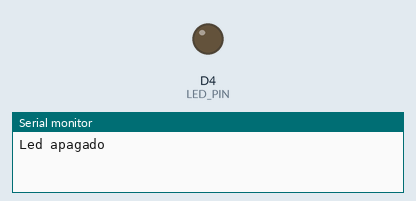
Simulated run of this sketch. Board: ESP8266 (NodeMCU). Parts: output pins drawn as LEDs (lit = HIGH), the last lines printed to the serial monitor.

Above: at 0.5 s.
At 5.0 s:
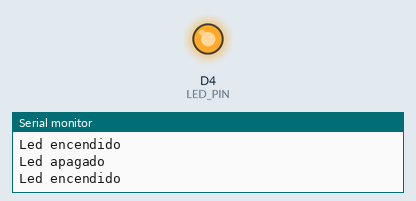
Timing chart, 0 to 6.9 s (numbered marks = the images above):
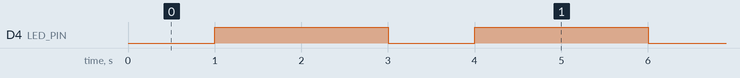

The sketch:

1-Parpadeo.ino
```cpp
#define LED_PIN D4     // Usaremos el led integrado en la placa conectado a GPIO2/D4

// Patillaje de NodeMCU v3 http://pihome.pl/wp-content/uploads/2016/09/ESP8266-NodeMCU-Pinout.png

void setup() {
  Serial.begin(9600);
  pinMode(LED_PIN, OUTPUT);     // Inicializamos the LED_PIN pin as an output
}

// the loop function runs over and over again forever
void loop() {
  digitalWrite(LED_PIN, LOW);
  Serial.println("Led apagado");
  delay(1000);                      // Wait for a second
  digitalWrite(LED_PIN, HIGH);  // Turn the LED off by making the voltage HIGH
  Serial.println("Led encendido");
  delay(2000);                      // Wait for two seconds (to demonstrate the active low LED)
}
```

Measured:
- by itself, D4 (LED_PIN): alternates HIGH for 2.0 s and LOW for 1.0 s
